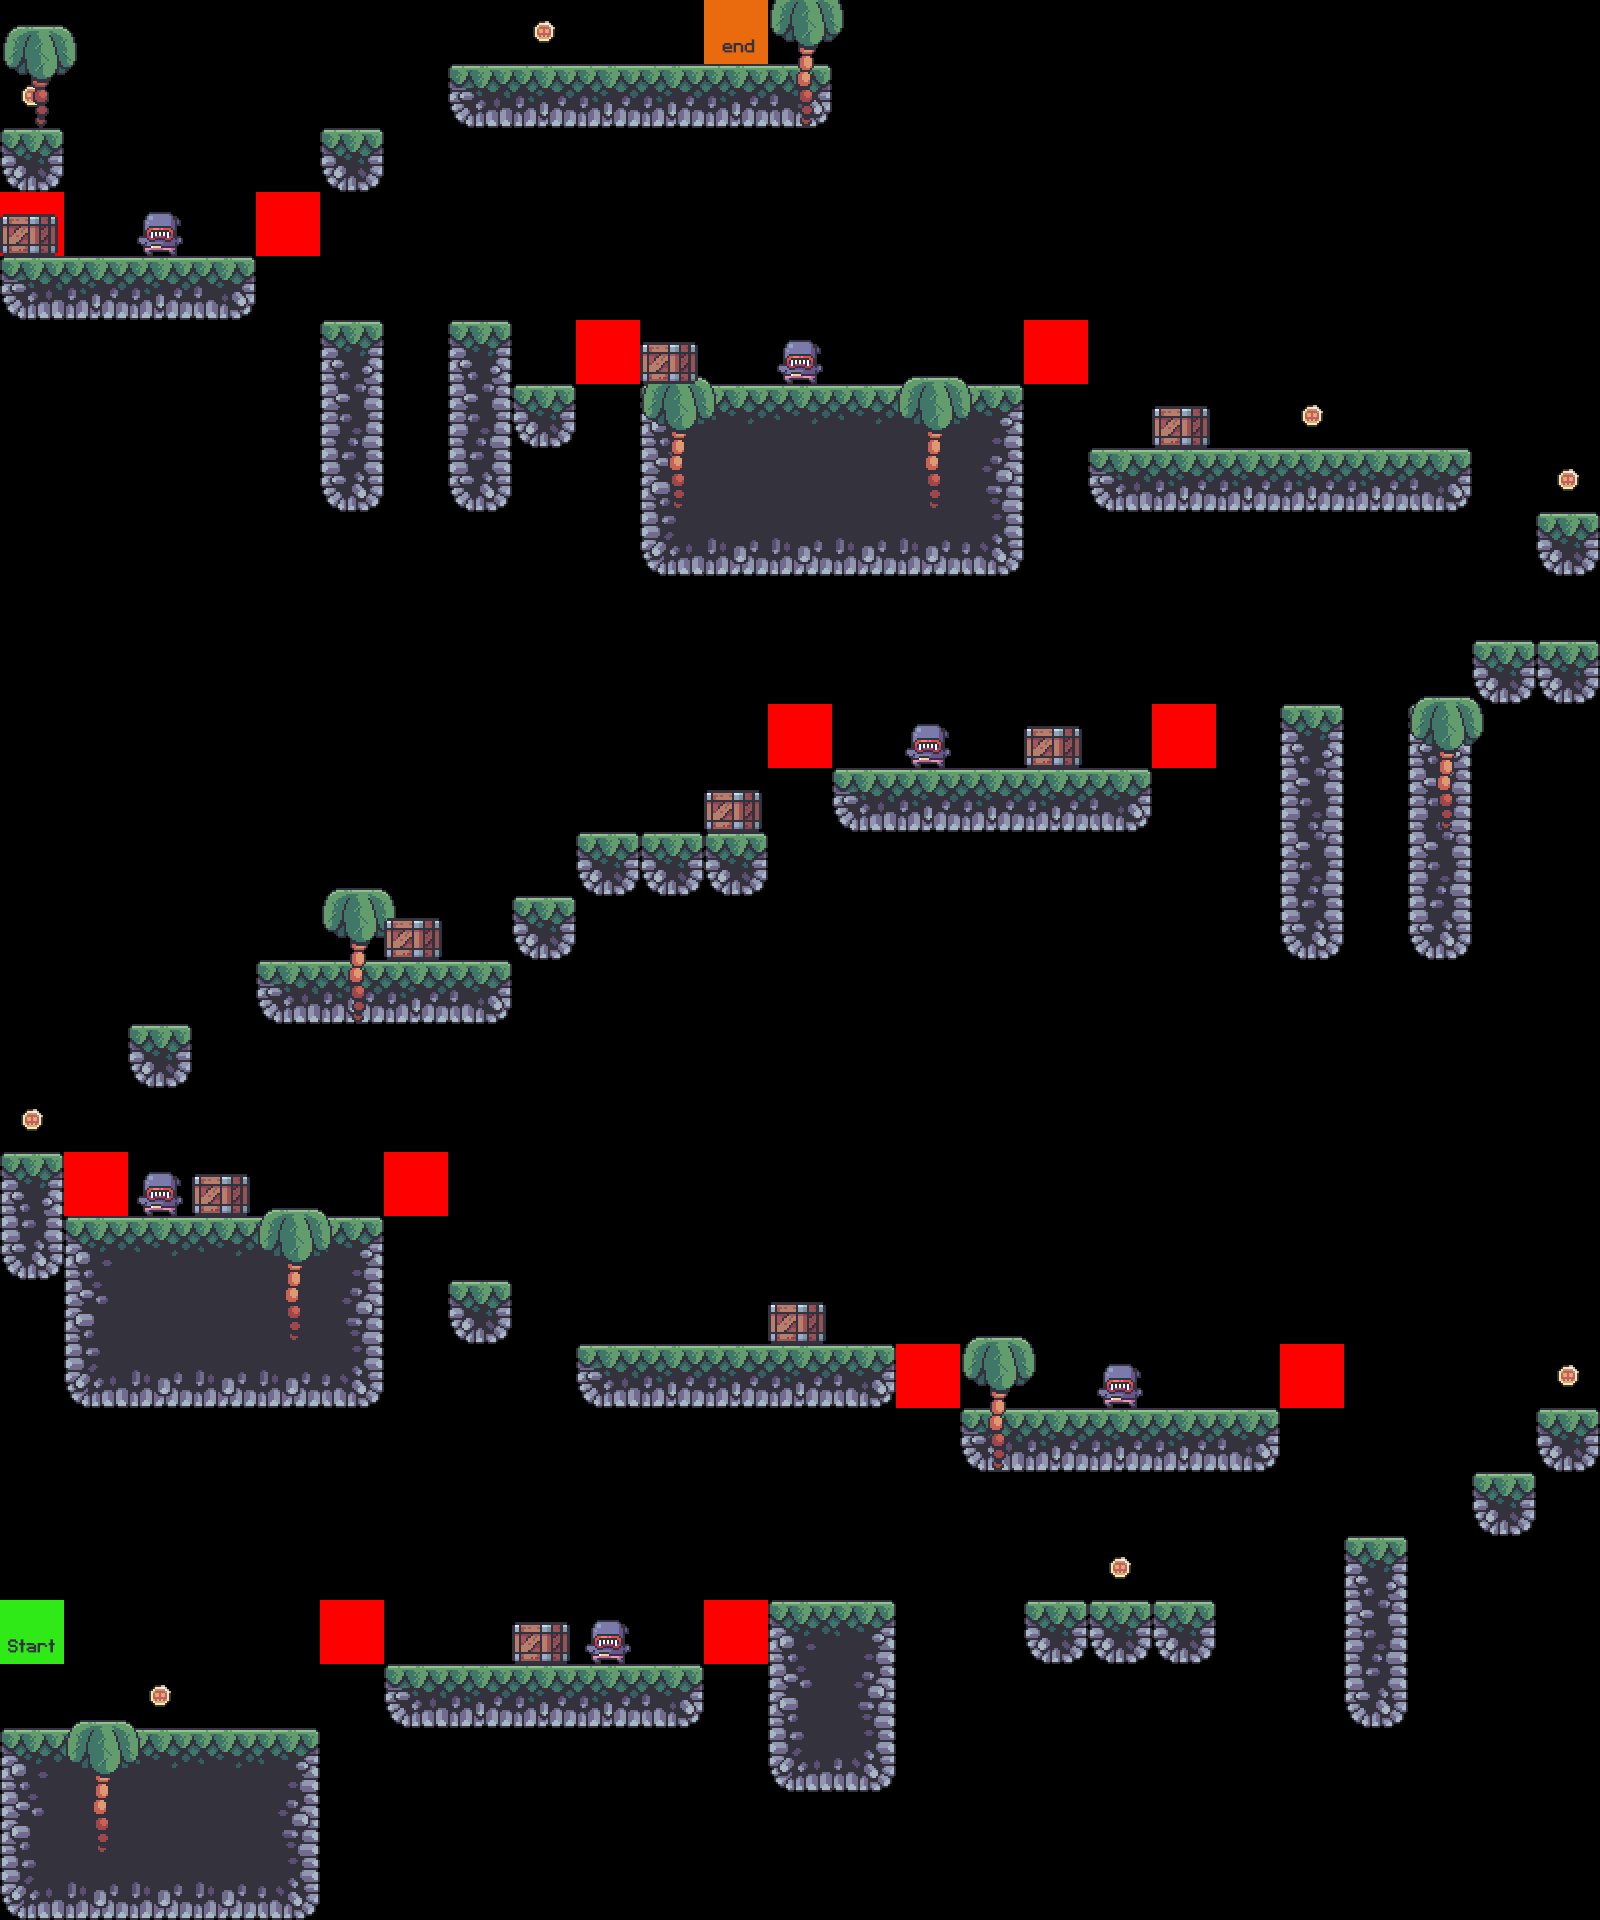

Rendered tile map (Tiled .tmx) drawn with the repository's tilesets; below, a short description and the map source with its tile grids summarised:
An orthogonal 25x30 tile map with 64x64 px tiles, 7 tile layers (terrain, player, constraints, coins, ...), 7 tilesets.

<map version="1.10" tiledversion="1.10.1" orientation="orthogonal" renderorder="right-down" width="25" height="30" tilewidth="64" tileheight="64" infinite="0" nextlayerid="9" nextobjectid="1">
 <editorsettings>
  <export target="2/Level_2.csv" format="csv" />
 </editorsettings>
 <tileset firstgid="1" source="tilesets/terrain_tiles.tsx" />
 <tileset firstgid="17" source="tilesets/setup_tiles.tsx" />
 <tileset firstgid="19" source="tilesets/player_tiles.tsx" />
 <tileset firstgid="21" source="tilesets/enemy_tile.tsx" />
 <tileset firstgid="23" source="tilesets/crate.tsx" />
 <tileset firstgid="24" source="tilesets/palms.tsx" />
 <tileset firstgid="27" source="tilesets/coin_tiles.tsx" />
 <layer id="2" name="terrain" width="25" height="30">
  <data>[750 cells, 130 non-empty, 16 distinct tile ids]</data>
 </layer>
 <layer id="3" name="player" width="25" height="30">
  <data>[750 cells, 2 non-empty, 2 distinct tile ids]</data>
 </layer>
 <layer id="6" name="constraints" width="25" height="30">
  <data>[750 cells, 12 non-empty, 1 distinct tile ids]</data>
 </layer>
 <layer id="7" name="coins" width="25" height="30">
  <data>[750 cells, 8 non-empty, 1 distinct tile ids]</data>
 </layer>
 <layer id="8" name="fg_palm" width="25" height="30">
  <data>[750 cells, 9 non-empty, 2 distinct tile ids]</data>
 </layer>
 <layer id="4" name="enemies" width="25" height="30">
  <data>[750 cells, 6 non-empty, 1 distinct tile ids]</data>
 </layer>
 <layer id="5" name="crates" width="25" height="30">
  <data>[750 cells, 9 non-empty, 1 distinct tile ids]</data>
 </layer>
</map>
